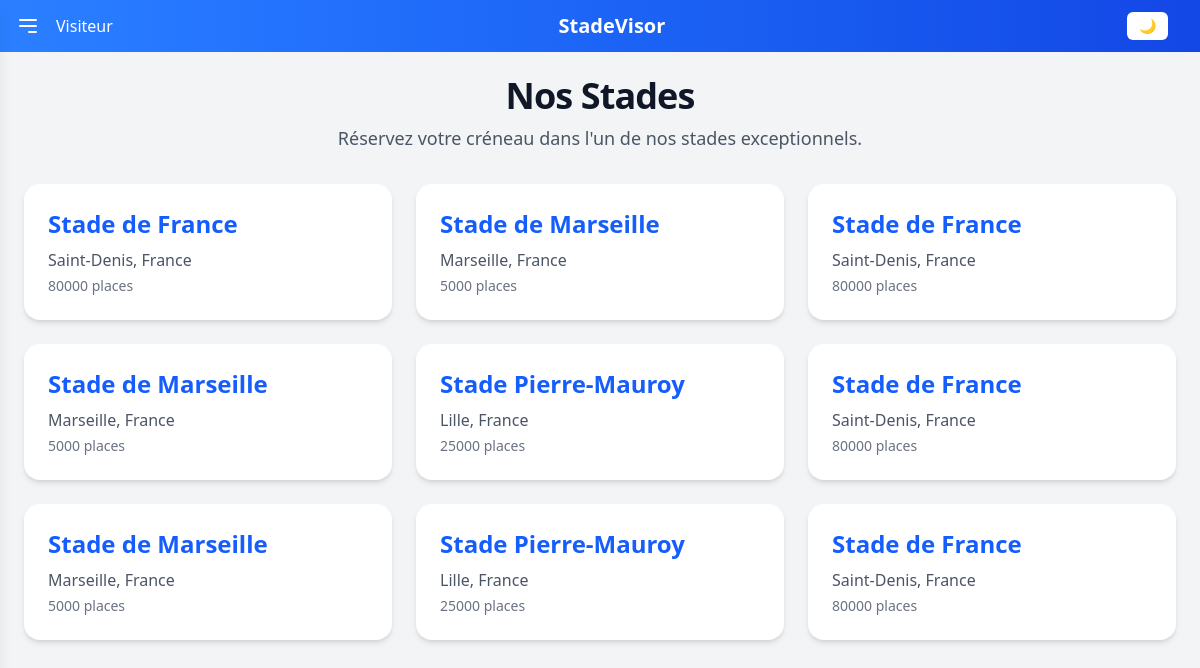
Before: / with the older database file.
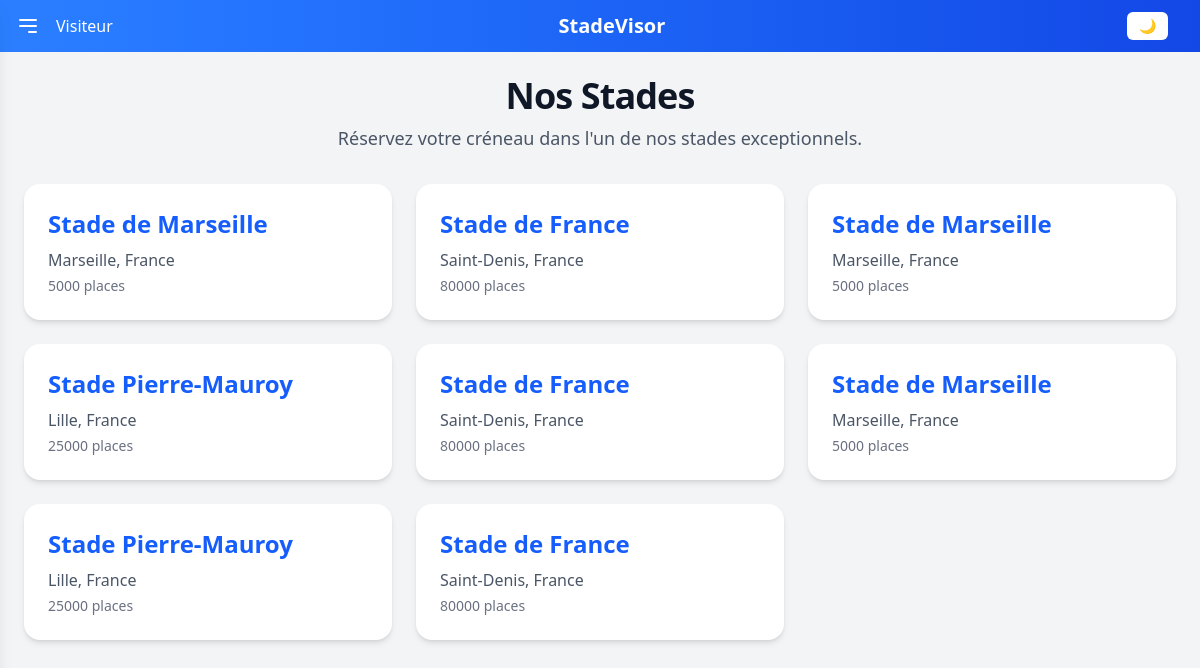
After: the same page with the newer database file.
### tables this page shows
CREATE TABLE stadiums (
    id INTEGER PRIMARY KEY AUTOINCREMENT,
    name TEXT NOT NULL,
    location TEXT NOT NULL,
    capacity INTEGER NOT NULL
);

### app.py (the view)
@app.route("/")
def index():
    user_id = session.get("user_id")
    role = session.get("role")
    conn = get_db_connection()
    stadiums = conn.execute("SELECT * FROM stadiums").fetchall()
    conn.close()
    return render_template("index.html", role=role, stadiums=stadiums)

### app.py (called while the page is built)
def get_db_connection():
    conn = sqlite3.connect(DATABASE)
    conn.row_factory = sqlite3.Row
    return conn

### templates/index.html (shortened to what this page needs)
{% extends 'base.html' %}
{% block content %}
  <div class="animate-fade-in">
    {% if role != 'admin' %}
      <div class="mb-8 text-center">
        <h2 class="text-4xl font-bold text-gray-900 dark:text-white tracking-tight">Nos Stades</h2>
        <p class="mt-2 text-lg text-gray-600 dark:text-gray-400">Réservez votre créneau dans l'un de nos stades exceptionnels.</p>
      </div>
      <div class="grid grid-cols-1 sm:grid-cols-2 lg:grid-cols-3 gap-6 max-w-7xl mx-auto">
        {% for stadium in stadiums %}
          <a href="{{ url_for('stadium_details', stadium_id=stadium.id) }}" class="relative bg-white dark:bg-gray-800 rounded-2xl shadow-md p-6 hover:shadow-xl hover:-translate-y-1 hover:bg-blue-50 dark:hover:bg-gray-700 transition-all duration-300 ease-in-out group">
            <h3 class="text-2xl font-semibold text-blue-600 dark:text-blue-400 group-hover:text-blue-700 dark:group-hover:text-blue-300 transition-colors">{{ stadium.name }}</h3>
            <p class="mt-2 text-gray-600 dark:text-gray-300">{{ stadium.location }}</p>
            <p class="mt-1 text-sm text-gray-500 dark:text-gray-400">{{ stadium.capacity }} places</p>
          </a>
        {% endfor %}
      </div>
    {% endif %}
  </div>
{% endblock %}

### templates/base.html (shortened to what this page needs)
<!DOCTYPE html>
<html lang="fr" class="{% if session.get('dark_mode') %}dark{% endif %}">
  <head>
    <link href="/static/output.css" rel="stylesheet" />
  </head>
  <body class="min-h-screen bg-gradient-to-br from-gray-100 to-gray-200 dark:bg-gray-900 dark:text-gray-100 transition-colors duration-300">
    <div class="flex h-screen">
      <div class="flex-1 flex flex-col">
        <header class="bg-gradient-to-r from-blue-500 to-blue-700 dark:bg-gray-800 dark:text-white shadow px-4 py-3 flex justify-between items-center">
          <div class="flex items-center">
            <button id="open-sidebar" class="text-white dark:text-gray-200 mr-4 focus:outline-none">
              <svg class="w-6 h-6" fill="none" stroke="currentColor" viewBox="0 0 24 24" xmlns="http://www.w3.org/2000/svg">
                <path stroke-linecap="round" stroke-linejoin="round" stroke-width="2" d="M4 6h16M4 12h16m-7 6h7"></path>
              </svg>
            </button>
            <div>
              {% if session.user_id %}
                <span class="text-white dark:text-gray-300 mr-2">Connecté</span>
              {% else %}
                <span class="text-white dark:text-gray-400">Visiteur</span>
              {% endif %}
            </div>
          </div>
          <div class="text-xl font-semibold text-white dark:text-blue-400">StadeVisor</div>
          <div class="px-4">
            <button id="dark-mode-toggle" class="text-sm px-3 py-1 bg-white dark:bg-gray-700 text-blue-600 dark:text-white rounded-md hover:bg-gray-200 dark:hover:bg-gray-600 transition-colors duration-200">
              <span class="dark:hidden">🌙</span>
            </button>
          </div>
        </header>
        <main class="flex-1 p-6 overflow-y-auto bg-gray-100 dark:bg-gray-900">
          {% block content %}
          {% endblock %}
        </main>
      </div>
    </div>
  </body>
</html>

Changed rows visible on the page:
removed stadiums: name "Stade de France", location "Saint-Denis, France", capacity "80000"
